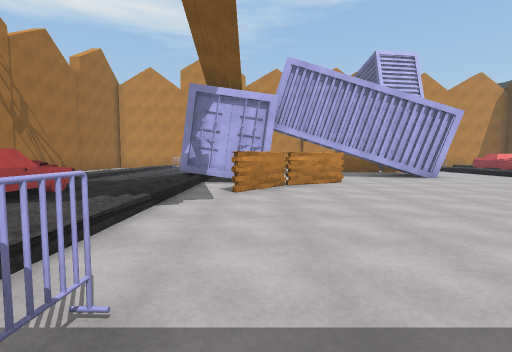
View 1 (above)

19 first-person views from a walk through a Unity game level. The camera is 1.4 m above the floor, tilts 4° down and sees 85° across. The floor is counted in squares, 2 m on a side. Each view is taken from the middle of a square. On the plan, view 1 faces up. The plan holds only what a view shows up to about 9 squares ahead; the rest is blank. The place goes on beyond the plan. The player is left out. Surface patterns are stand-ins for the level's own textures.

View 2
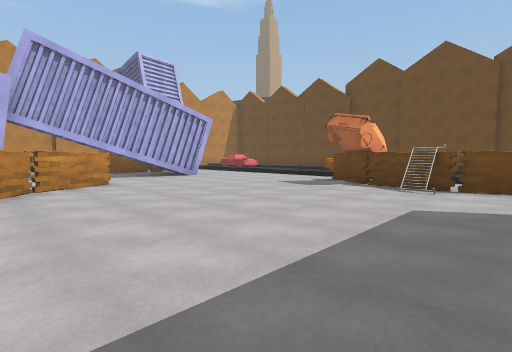

View 3
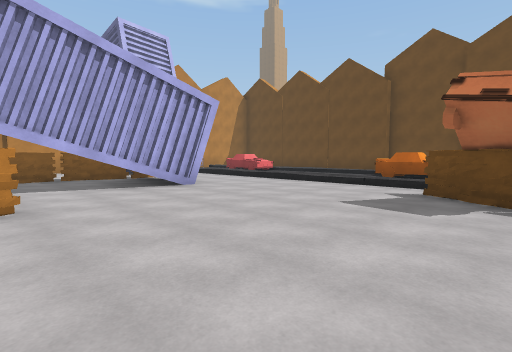

View 4
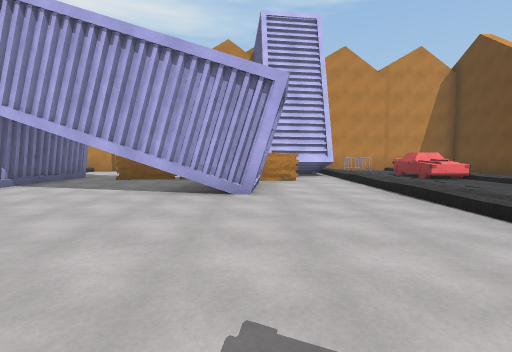

View 5
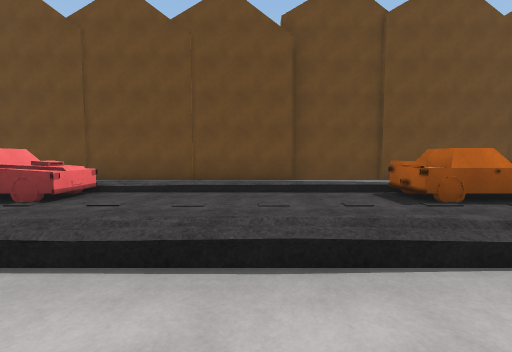

View 6
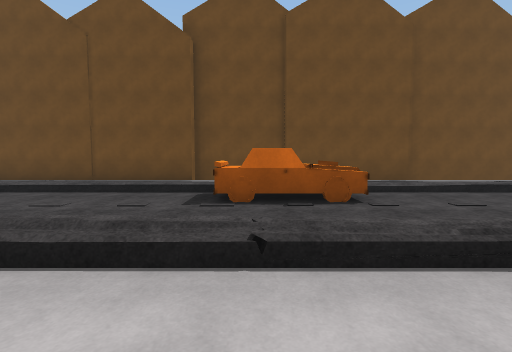

View 7
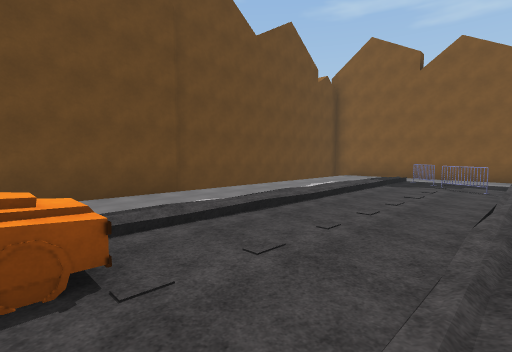

View 8
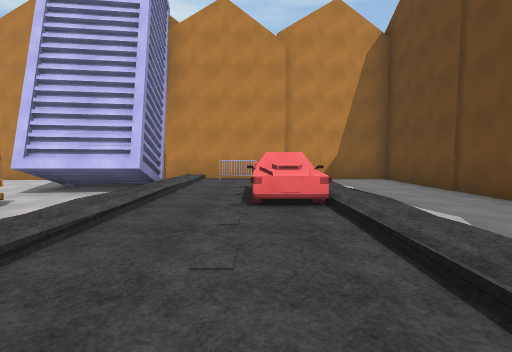

View 9
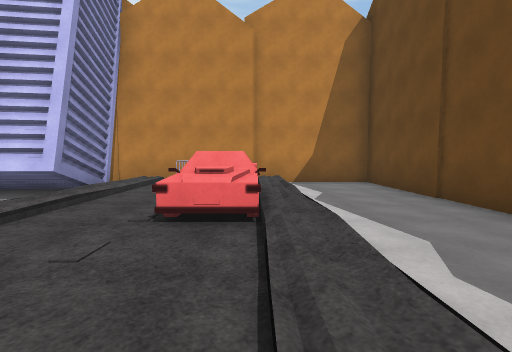

View 10
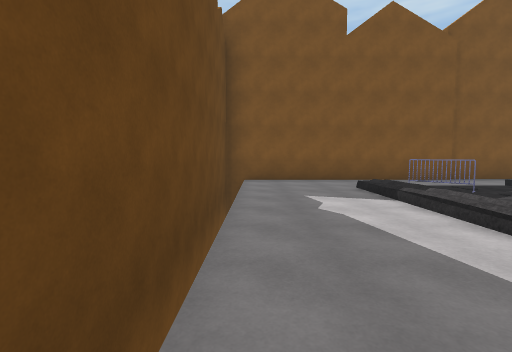

View 11
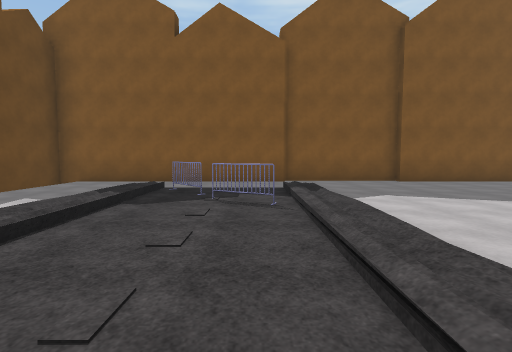

View 12
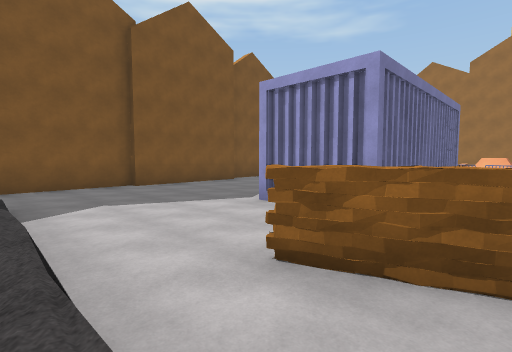

View 13
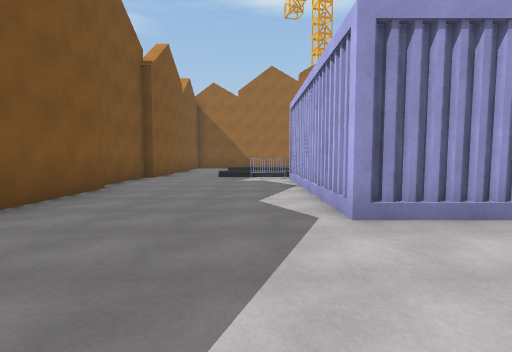

View 14
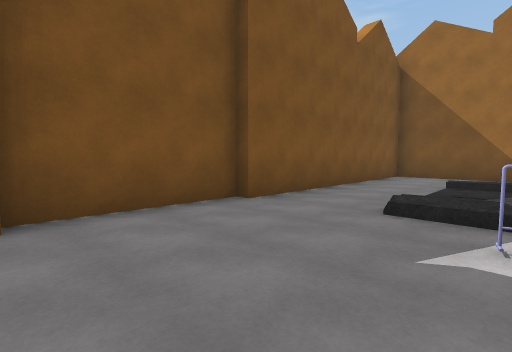

View 15
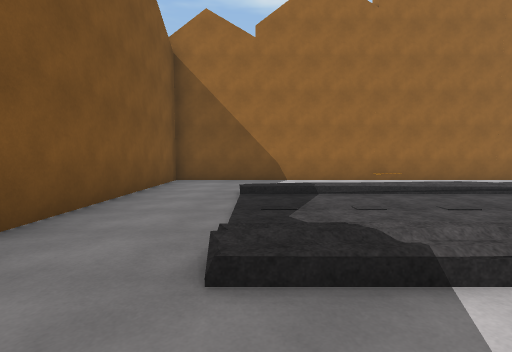

View 16
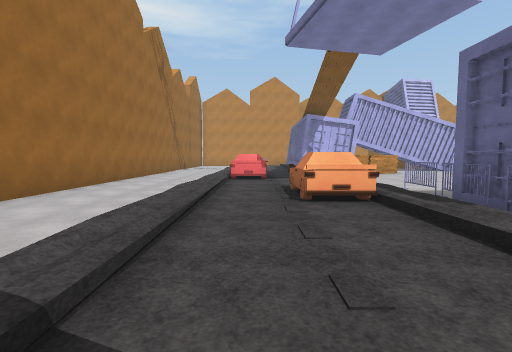

View 17
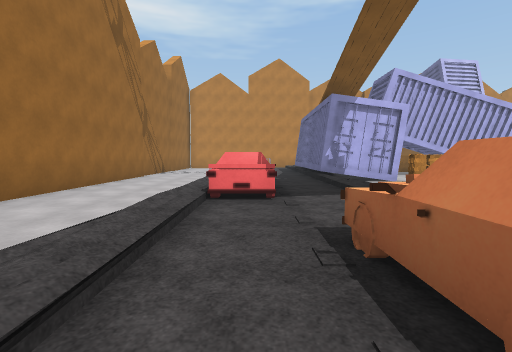

View 18
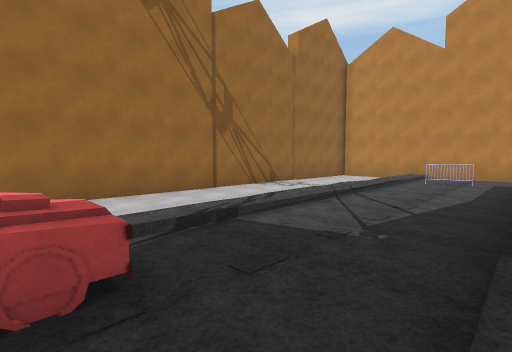

View 19
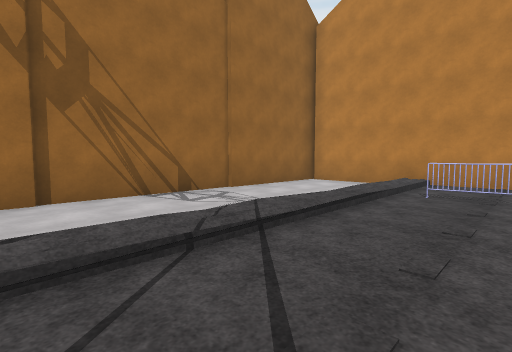

### Floor plan
Key: @ floor where view 1 was taken; # wall or solid block; . main floor; : floor 0.25 m higher than the main floor; + floor 0.5 m higher than the main floor; / step, stairs or slope; = window, fence, low wall or low ledge; ^ raised ledge.
Columns run from 9 left of view 1 to 16 right of it. Each row starts with its distance up from view 1.
 18                      #####
 17 #######     ##   #####...#
 16 #.../..      ..  #:..//..#
 15 #.../../     ...##+..//..#
 14 #.../#./      ..##/.^^/..#
 13 #.../..  #.###..../.#^/..#
 12 #.../..  #...####.:.^^/..#
 11 #.../..  #...###..:..//..#
 10 #.../..  #...###..:..// .#
  9 #.../..  #........+..// .#
  8 #.../..###........:../. .#
  7 #.../../.###......:../. .#
  6 #.../=./.#......../.#^  .#
  5 #...:^./..........:.^^  .#
  4 #.../=./........#.+..//..#
  3 #.../../........# /..//..#
  2 #.../../........# /..//..#
  1 #..././ #.......#.:..//..#
  0 #.../.###@......#.+..//..#
 -1 #.../../#######...:..//..#
 -2 #.../../#######...+..//..#
 -3 #. ./..//######...:##//..#
 -4 #.  /../#........././/...#
 -5 #.../../........../..#...#
 -6 #........................#
 -7 #........................#
 -8 ##########################

Where each view was taken, in squares from view 1:
view 1: 0 up, 0 right, facing up
view 2: 0 up, 0 right, facing up-right
view 3: 3 up, 2 right, facing up-right
view 4: 4 up, 6 right, facing up
view 5: 9 up, 7 right, facing right
view 6: 6 up, 7 right, facing right
view 7: 5 up, 9 right, facing down-right
view 8: 8 up, 11 right, facing up
view 9: 9 up, 12 right, facing up
view 10: 1 up, 15 right, facing down
view 11: 1 up, 10 right, facing down
view 12: 1 up, 9 right, facing down-left
view 13: 4 down, 8 right, facing left
view 14: 4 down, 2 right, facing down-left
view 15: 5 down, 0 right, facing left
view 16: 5 down, 4 left, facing up
view 17: 1 down, 4 left, facing up
view 18: 5 up, 2 left, facing up-left
view 19: 9 up, 3 left, facing up-left
